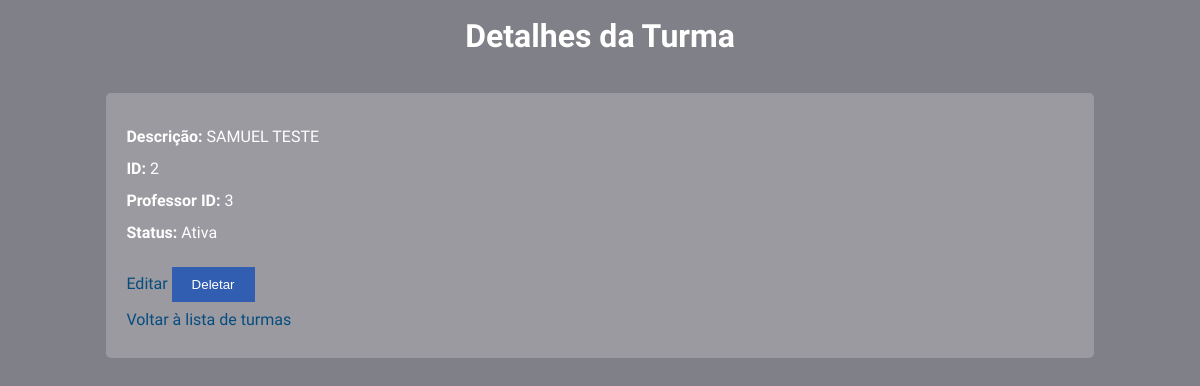
The app's page /turmas/2, older data.
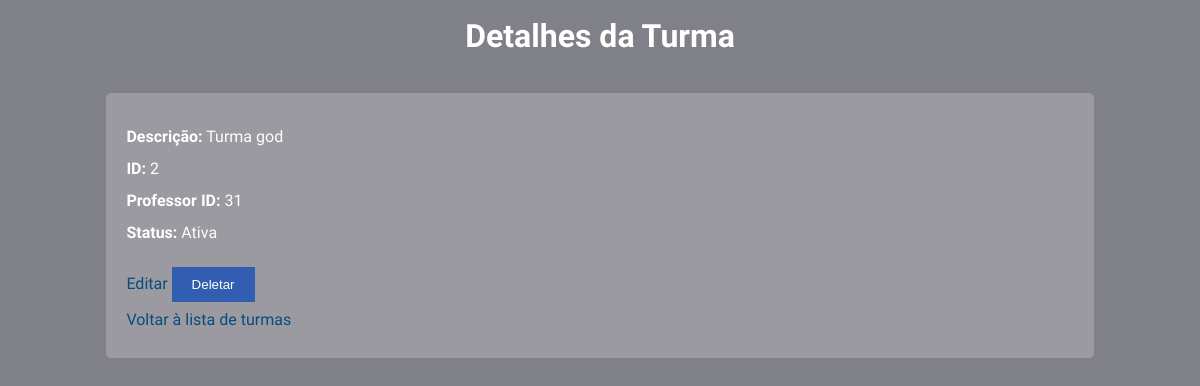
The same page, newer data.
### models/turma.py (models this page shows, shortened)
class Turma(db.Model):
    __tablename__ = 'turmas'
    id = db.Column(db.Integer, primary_key=True)
    descricao = db.Column(db.String(200), nullable=False)
    professor_id = db.Column(db.Integer, db.ForeignKey('professores.id'))
    ativo = db.Column(db.Boolean, default=True)
    professor = db.relationship('Professor', back_populates='turmas')
    alunos = db.relationship('Aluno', back_populates='turma', cascade="all, delete-orphan")

### controller/turma.py (the view)
@turma_blueprint.route('/turmas/<int:id_turma>', methods=['GET'])
def get_turma(id_turma):
    try:
        turma = turma_por_id(id_turma)
        return render_template('/turma/turma_id.html', turma=turma)
    except TurmaNaoEncontrada:
        return jsonify({'message': 'Turma não encontrada'}), 404

### models/turma.py (called while the page is built)
def turma_por_id(id_turma):
    turma = Turma.query.get(id_turma)
    if not turma:
        raise TurmaNaoEncontrada
    return {
        'id': turma.id,
        'descricao': turma.descricao,
        'ativo': turma.ativo,
        'professor_id': turma.professor_id,
        'professor_nome': turma.professor.nome if turma.professor else None,
        'alunos': [{'id': aluno.id, 'nome': aluno.nome} for aluno in turma.alunos]
    }

### templates/turma/turma_id.html (shortened to what this page needs)
<!DOCTYPE html>
<html lang="pt-BR">
<head>
  <link rel="stylesheet" href="global.css">
  <link rel="stylesheet" href="/styles/reset.css">
</head>
<body>
  <h1>Detalhes da Turma</h1>
  <div class="detalhes">
    <p><strong>Descrição:</strong> {{ turma.descricao }}</p>
    <p><strong>ID:</strong> {{ turma.id }}</p>
    <p><strong>Professor ID:</strong> {{ turma.professor_id }}</p>
    <p><strong>Status:</strong> {{ 'Ativa' if turma.ativo else 'Inativa' }}</p>
    <a href="{{ url_for('turma.editar_turma_page', id_turma=turma.id) }}">Editar</a>
    <form action="{{ url_for('turma.delete_turma', id_turma=turma.id) }}" method="POST" style="display:inline;">
      <button type="submit">Deletar</button>
    </form>
    <br>
    <a href="{{ url_for('turma.get_turmas') }}">Voltar à lista de turmas</a>
  </div>
</body>
</html>

Row changes from the older to the newer data that the page shows:
changed Turma: descricao "SAMUEL TESTE" → "Turma god"
Text that changed along with them:
{{ turma.professor_id }}: "3" → "31"
